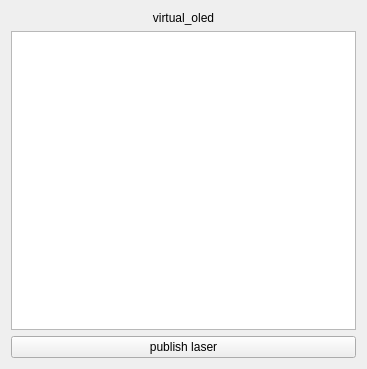
<?xml version="1.0" encoding="UTF-8"?>
<ui version="4.0">
 <class>Widget</class>
 <widget class="QWidget" name="Widget">
  <property name="geometry">
   <rect>
    <x>0</x>
    <y>0</y>
    <width>367</width>
    <height>369</height>
   </rect>
  </property>
  <property name="windowTitle">
   <string>Widget</string>
  </property>
  <layout class="QVBoxLayout" name="verticalLayout_2">
   <item>
    <layout class="QVBoxLayout" name="verticalLayout">
     <item>
      <widget class="QLabel" name="label">
       <property name="text">
        <string>virtual_oled</string>
       </property>
       <property name="alignment">
        <set>Qt::AlignCenter</set>
       </property>
      </widget>
     </item>
     <item>
      <widget class="QTextEdit" name="m_edit_oled"/>
     </item>
    </layout>
   </item>
   <item>
    <widget class="QPushButton" name="btn_publish_laser">
     <property name="text">
      <string>publish laser</string>
     </property>
    </widget>
   </item>
  </layout>
 </widget>
 <layoutdefault spacing="6" margin="11"/>
 <resources/>
 <connections/>
</ui>
